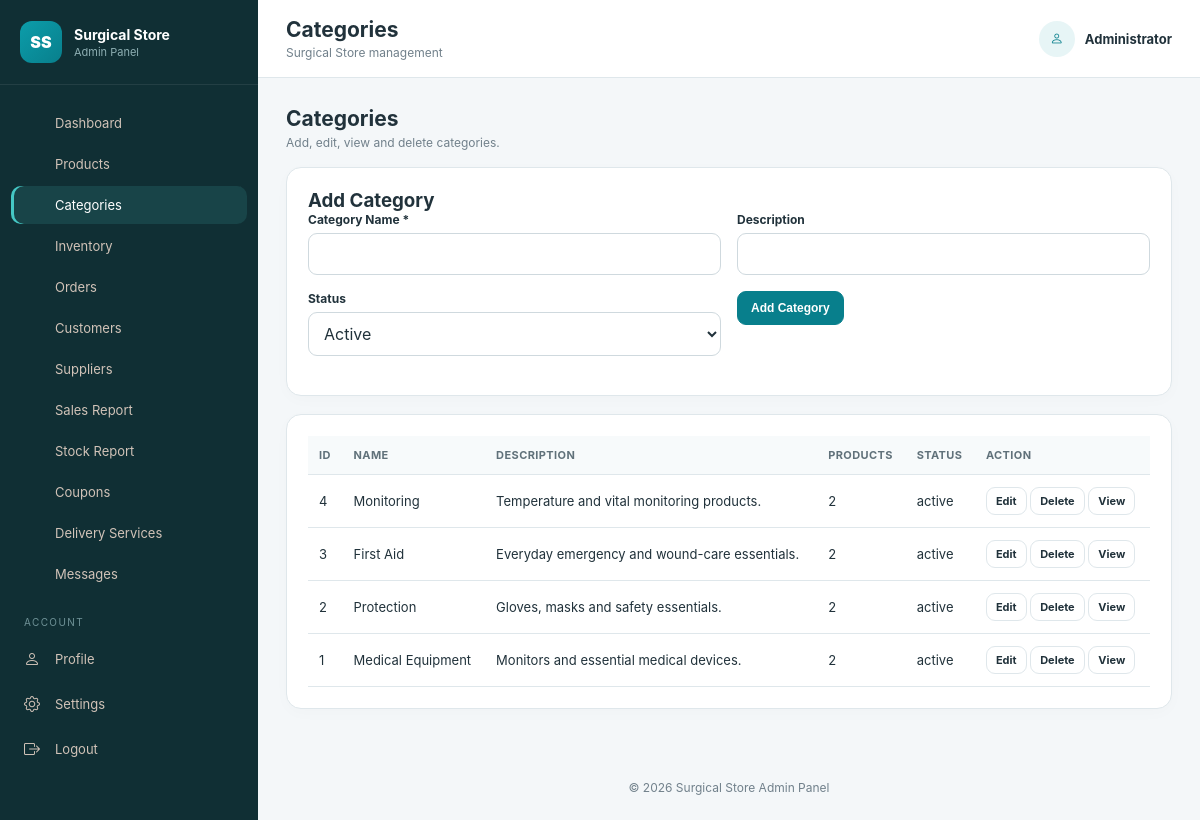
Page /admin/categories.php (signed in) on the committed database.
### tables this page shows
CREATE TABLE site_settings (
  setting_id INT AUTO_INCREMENT PRIMARY KEY,
  setting_key VARCHAR(100) NOT NULL UNIQUE,
  setting_value TEXT NOT NULL,
  updated_at TIMESTAMP DEFAULT CURRENT_TIMESTAMP ON UPDATE CURRENT_TIMESTAMP
);

CREATE TABLE categories (
  category_id INT AUTO_INCREMENT PRIMARY KEY,
  category_name VARCHAR(100) NOT NULL UNIQUE,
  description VARCHAR(255) DEFAULT '',
  status ENUM('active','inactive') NOT NULL DEFAULT 'active',
  created_at TIMESTAMP DEFAULT CURRENT_TIMESTAMP
);

### includes/db.php (called while the page is built, shortened)
<?php
require_once __DIR__ . '/../db_config.php';
mysqli_set_charset($con, 'utf8mb4');
function h($v) {
return htmlspecialchars((string)($v ?? ''), ENT_QUOTES, 'UTF-8');
}
function db_all($sql) {
global $con;
$r=mysqli_query($con,$sql);
return $r ? mysqli_fetch_all($r,MYSQLI_ASSOC) : [];
}
function setting($key,$default='') {
global $con;
$key=mysqli_real_escape_string($con,$key);
$r=mysqli_query($con,"SELECT setting_value FROM site_settings WHERE setting_key='$key' LIMIT 1");
$row=$r?mysqli_fetch_assoc($r):null;
return $row ? $row['setting_value'] : $default;
}
?>

### admin/categories.php (the view, shortened to what this page needs)
<?php
require 'layout.php';
$edit=isset($_GET['edit'])?db_one('SELECT * FROM categories WHERE category_id='.(int)$_GET['edit']):null;
$rows=db_all('SELECT c.*,COUNT(p.product_id) product_count FROM categories c LEFT JOIN products p ON p.category_id=c.category_id GROUP BY c.category_id ORDER BY c.category_id DESC');
adminStart('Categories','categories');
?>
<div class="page-heading">
<div>
<h2>Categories</h2>
<p>Add, edit, view and delete categories.</p>
</div>
</div>
<div class="card">
<h3>
<?=
$edit?'Edit Category':'Add Category'
?>
</h3>
<form method="post" data-validate novalidate class="form-grid">
<div>
<label>Category Name *</label>
<input name="category_name" value="
<?=
h($edit['category_name']??'')
?>
" data-validation="required alpha min max" data-min="2" data-max="100" required>
</div>
<div>
<label>Description</label>
<input name="description" value="
<?=
h($edit['description']??'')
?>
" data-validation="max" data-max="255">
</div>
<div>
<label>Status</label>
<select name="status">
<option value="active"
<?=
($edit['status']??'active')==='active'?'selected':''
?>
>Active</option>
</select>
</div>
<div>
<button class="btn primary">
<?=
$edit?'Update Category':'Add Category'
?>
</button>
</div>
</form>
</div>
<div class="card">
<div class="table-wrap">
<table>
<thead>
<tr>
<th>ID</th>
<th>Name</th>
<th>Description</th>
<th>Products</th>
<th>Status</th>
<th>Action</th>
</tr>
</thead>
<tbody>
<?php
foreach($rows as $c):
?>
<tr>
<td>
<?=
$c['category_id']
?>
</td>
<td>
<?=
h($c['category_name'])
?>
</td>
<td>
<?=
h($c['description'])
?>
</td>
<td>
<?=
$c['product_count']
?>
</td>
<td>
<?=
h($c['status'])
?>
</td>
<td>
<a class="btn small" href="categories.php?edit=
<?=
$c['category_id']
?>
">Edit</a>
<a class="btn small" href="categories.php?delete=
<?=
$c['category_id']
?>
" onclick="return confirm('Delete this category?')">Delete</a>
<a class="btn small" href="view-category.php?id=
<?=
$c['category_id']
?>
">View</a>
</td>
</tr>
<?php
endforeach;
?>
</tbody>
</table>
</div>
</div>
<?php
adminEnd();
?>

### admin/layout.php (shortened to what this page needs)
<?php
function adminStart($pageTitle='Admin Dashboard',$activePage='') {
$store=setting('store_name','Surgical Store');
?>
<!DOCTYPE html>
<html lang="en">
<head>
<link rel="stylesheet" href="/SurgicalStore/admin/css/style.css">
<link rel="stylesheet" href="https://cdn.jsdelivr.net/npm/bootstrap-icons@1.11.3/font/bootstrap-icons.min.css">
</head>
<body>
<div class="admin-layout">
<aside class="sidebar" id="sidebar">
<div class="brand">
<div class="brand-icon">SS</div>
<div>
<strong>
<?=
h($store)
?>
</strong>
<small>Admin Panel</small>
</div>
</div>
<nav class="sidebar-menu">
<?php
$links=[['dashboard','dashboard.php','bar-chart-line','Dashboard'],['products','products.php','box-seam','Products'],['categories','categories.php','folder2-open','Categories'],['inventory','inventory.php','tags','Inventory'],['orders','orders.php','cart3','Orders'],['customers','customers.php','people','Customers'],['suppliers','suppliers.php','truck','Suppliers'],['sales','sales-report.php','graph-up','Sales Report'],['stock','stock-report.php','clipboard-data','Stock Report'],['coupons','coupons.php','ticket-perforated','Coupons'],['delivery','delivery-services.php','lightning-charge','Delivery Services'],['messages','messages.php','envelope','Messages']];
foreach($links as $l):
?>
<a href="
<?=
$l[1]
?>
" class="
<?=
$activePage===$l[0]?'active':''
?>
">
<span>
<?=
$l[3]
?>
</span>
</a>
<?php
endforeach;
?>
<div class="menu-title">ACCOUNT</div>
<a href="profile.php" class="
<?=
$activePage==='profile'?'active':''
?>
">
<i class="bi bi-person">
</i>
<span>Profile</span>
</a>
<a href="settings.php" class="
<?=
$activePage==='settings'?'active':''
?>
">
<i class="bi bi-gear">
</i>
<span>Settings</span>
</a>
<a href="logout.php">
<i class="bi bi-box-arrow-right">
</i>
<span>Logout</span>
</a>
</nav>
</aside>
<main class="main-content">
<header class="topbar">
<div>
<h1>
<?=
h($pageTitle)
?>
</h1>
<p>
<?=
h($store)
?>
 management</p>
</div>
<div class="topbar-user">
<span>
<i class="bi bi-person">
</i>
</span>
<strong>
<?=
h($_SESSION['admin_name']??'Admin')
?>
</strong>
</div>
</header>
<section class="page-content">
<?php
}
function adminEnd() {
?>
</section>
<footer class="footer">
<p>©
<?=
date('Y')
?>
<?=
h(setting('store_name','Surgical Store'))
?>
 Admin Panel</p>
</footer>
</main>
</div>
</body>
</html>
<?php
}
?>

### admin/css/style.css (style rules this page uses)
:root { --primary:#087f8c; --primary-dark:#05636d; --bg:#f4f7f9; --surface:#fff; --text:#21323b; --muted:#71808b; --border:#dfe7eb; --success:#17864b; --warning:#c57a00; --danger:#d64545; --info:#5d4bc4; --sidebar:258px; --shadow:0 10px 30px rgba(24,54,64,.07) }
* { box-sizing:border-box; margin:0; padding:0 }
body { font-family:Inter,Segoe UI,Arial,sans-serif; background:var(--bg); color:var(--text) }
a { text-decoration:none; color:inherit }
.admin-layout { min-height:100vh; display:flex }
.sidebar { width:var(--sidebar); position:fixed; inset:0 auto 0 0; background:#102f34; color:#c9dcdf; z-index:1000; overflow:auto }
.brand { display:flex; align-items:center; gap:12px; padding:21px 20px; border-bottom:1px solid rgba(255,255,255,.08) }
.brand-icon { width:42px; height:42px; border-radius:12px; background:linear-gradient(135deg,#0c9daa,#087f8c); display:grid; place-items:center; color:#fff; font-weight:900 }
.brand strong { display:block; color:#fff; font-size:14px }
.brand small { display:block; color:#8eafb3; font-size:11px; margin-top:2px }
.sidebar-menu { padding:16px 11px }
.sidebar-menu a { display:flex; gap:11px; align-items:center; padding:11px 13px; border-radius:10px; margin:3px 0; color:#d1c3b8; font-size:13px }
.sidebar-menu a:hover,.sidebar-menu a.active { background:rgba(86,218,215,.12); color:#fff }
.sidebar-menu a.active { box-shadow:inset 3px 0 #45c8c5 }
.sidebar-menu i { font-size:16px; width:20px }
.menu-title { font-size:10px; color:#6f9297; padding:20px 13px 7px; letter-spacing:1.4px }
.main-content { margin-left:var(--sidebar); width:calc(100% - var(--sidebar)); min-height:100vh }
.topbar { min-height:78px; background:#fff; border-bottom:1px solid var(--border); display:flex; align-items:center; gap:15px; padding:15px 28px; position:sticky; top:0; z-index:500 }
.topbar h1 { font-size:21px }
.topbar p { color:var(--muted); font-size:12px; margin-top:3px }
.topbar-user { margin-left:auto; display:flex; align-items:center; gap:10px; font-size:13px }
.topbar-user span { width:36px; height:36px; border-radius:50%; background:var(--soft,#e7f5f6); display:grid; place-items:center; color:var(--primary) }
.page-content { padding:28px }
.footer { text-align:center; padding:25px; color:var(--muted); font-size:12px }
.card { background:#fff; border:1px solid var(--border); border-radius:15px; padding:21px; margin-bottom:18px; box-shadow:0 4px 16px rgba(0,0,0,.02) }
.card-header,.page-heading { display:flex; justify-content:space-between; align-items:center; gap:15px; margin-bottom:17px }
.page-heading h2 { font-size:21px }
.page-heading p { color:var(--muted); font-size:12px; margin-top:4px }
.table-wrap { overflow-x:auto }
table { width:100%; border-collapse:collapse; min-width:650px }
th,td { padding:12px 11px; border-bottom:1px solid var(--border); text-align:left }
th { background:#f7fafb; font-size:11px; text-transform:uppercase; letter-spacing:.4px; color:#60717a }
td { font-size:13px }
.btn { display:inline-flex; align-items:center; gap:6px; border:1px solid var(--border); background:#fff; color:var(--text); padding:9px 13px; border-radius:9px; cursor:pointer; font-size:12px; font-weight:700 }
.btn.primary { background:var(--primary); color:#fff; border-color:var(--primary) }
.btn.small { padding:6px 9px; font-size:11px }
input,select,textarea { width:100%; padding:10px 11px; border:1px solid #cfd9de; border-radius:9px; font:inherit; background:#fff; color:var(--text) }
label { display:block; margin-bottom:6px; font-size:12px; font-weight:750 }
.form-grid { display:grid; grid-template-columns:1fr 1fr; gap:16px; margin-bottom:18px }

### rows in the picture
site_settings: setting_value "Surgical Store"
categories: category_id "4", category_name "Monitoring", description "Temperature and vital monitoring products.", product_count "2", status "active"
categories: category_id "3", category_name "First Aid", description "Everyday emergency and wound-care essentials.", product_count "2", status "active"
categories: category_id "2", category_name "Protection", description "Gloves, masks and safety essentials.", product_count "2", status "active"
categories: category_id "1", category_name "Medical Equipment", description "Monitors and essential medical devices.", product_count "2", status "active"

### other values in the picture
$l[3] "Dashboard"
$l[3] "Products"
$l[3] "Categories"
$l[3] "Inventory"
$l[3] "Orders"
$l[3] "Customers"
$l[3] "Suppliers"
$l[3] "Sales Report"
$l[3] "Stock Report"
$l[3] "Coupons"
$l[3] "Delivery Services"
$l[3] "Messages"
$pageTitle "Categories"
$_SESSION['admin_name'] "Administrator"
